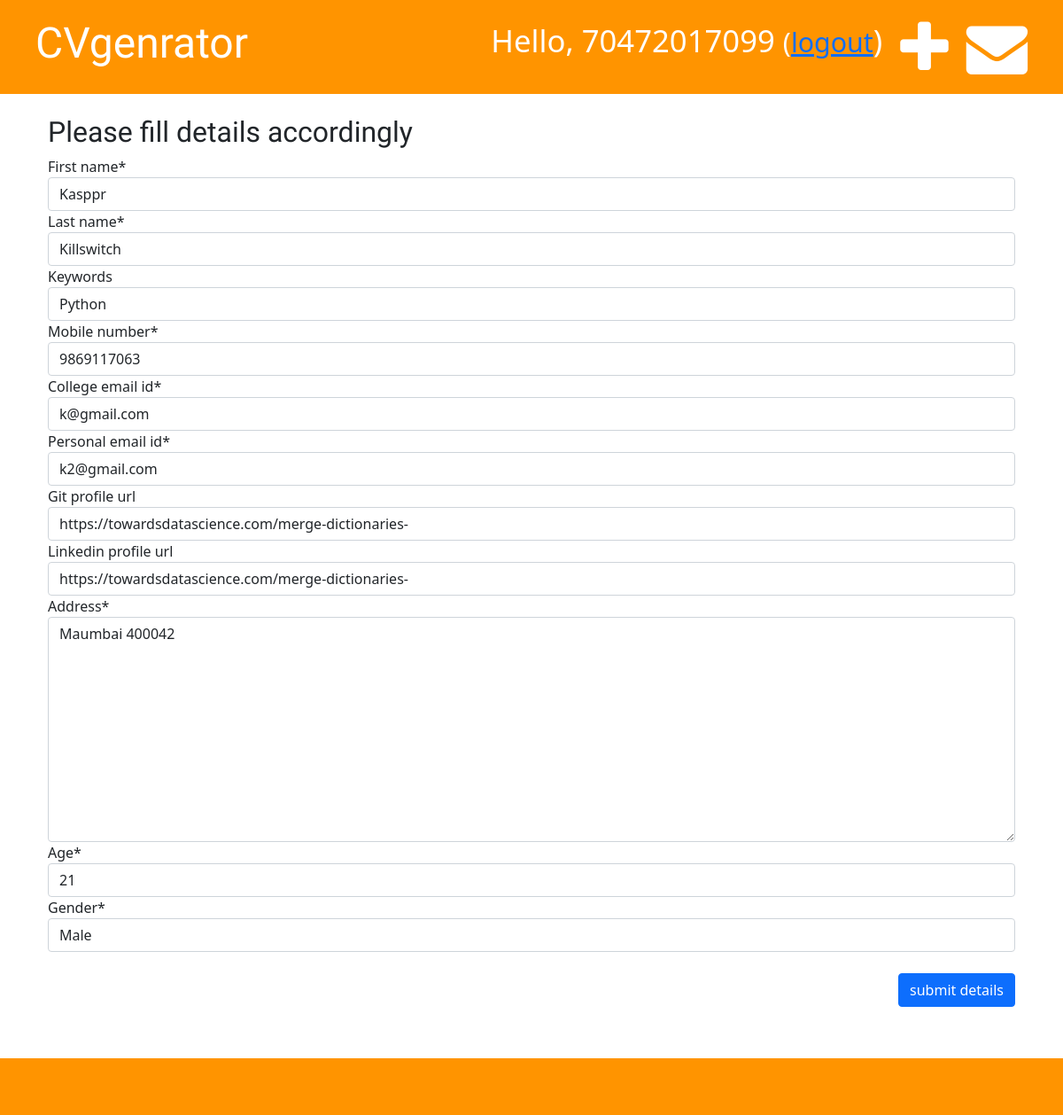
Screenshot of /cvg/cv/1/edit/ (signed in) with the database file from the repository.
### cvg/models.py (models this page shows, shortened)
class Cv(models.Model):
    created_by = models.ForeignKey(User, on_delete=models.CASCADE, null=True)
    edited_by = models.CharField(max_length=11, blank=True)
    modified_date = models.DateTimeField(blank=True, null=True)
    published_date = models.DateTimeField(blank=True, null=True)
    sap_id = models.IntegerField(unique=True)
    first_name = models.CharField(max_length=20)
    last_name = models.CharField(max_length=20)
    keywords = models.CharField(max_length=100, blank=True)
    mobile_number = models.IntegerField()
    college_email_id = models.CharField(max_length=30)
    personal_email_id = models.CharField(max_length=30)
    git_profile_url = models.URLField(max_length=50, blank=True)
    linkedin_profile_url = models.URLField(max_length=50, blank=True)
    address = models.TextField(max_length=100)
    age = models.IntegerField()
    gender = models.CharField(max_length=10, choices=genders, default='None')

### cvg/views.py (the view)
# urls.py: path('cv/<int:pk>/edit/', views.cv_edit, name='cv_edit'),
@login_required
def cv_edit(request, pk):
    cv = get_object_or_404(Cv, pk=pk)
    if request.method == 'POST':
        form = Cvform(request.POST, instance=cv)
        if form.is_valid():
            cv = form.save(commit=False)
            cv.edited_by = str(request.user)
            cv.modified_date = timezone.now()
            cv.edited_by = str(request.user)
            cv.save()
            return redirect('cvg:cv_detail', pk=cv.pk)
    else:
        form = Cvform(instance=cv)
    return render(request, 'cvg/form.html', {'form': form})

### cvg/forms.py
class Cvform(forms.ModelForm):
    class Meta:
        model = Cv
        exclude = ('published_date', 'created_by', 'edited_by', 'sap_id', 'modified_date')

### cvg/templates/cvg/form.html (shortened to what this page needs)
{% extends 'cvg/base.html' %} {% block title %} Adding details! {% endblock %}
{% load crispy_forms_tags %}
{% block content %}
<div class="container pads">
    <h2>Please fill details accordingly</h2>
    <form class="cv-form-blog" method="POST">
        {{ form|crispy }}
        <br>
        <button type="submit" class="btn btn-primary">submit details</button>
    </form>
</div>
    <br>
    <br>
    <br>
{% endblock %}

### cvg/templates/cvg/base.html (shortened to what this page needs)
{% load static %}
<!DOCTYPE html>
<html lang="en">
<head>
    <link href="https://cdn.jsdelivr.net/npm/bootstrap@5.0.2/dist/css/bootstrap.min.css" rel="stylesheet"
        type="text/css">
    <link href="https://cdn.jsdelivr.net/npm/bootstrap@5.0.2/dist/css/bootstrap.min.css" rel="stylesheet"
>
    <link rel="stylesheet" href="https://cdnjs.cloudflare.com/ajax/libs/font-awesome/4.7.0/css/font-awesome.min.css">
    <link href="{% static 'cvg/style.css' %}" rel="stylesheet" type="text/css">
</head>
<body>
    <div class="page-header">
        {% if user.is_authenticated %}
        <a href="{% url 'cvg:cv_draft_list' %}" class="top-menu"><i class="fa fa-envelope fa-2x"></i></a>
        <a href="{% url 'cvg:cv_new' %}" class="top-menu"><i class="fa fa-plus fa-2x"></i></a>
        <p class="top-menu">Hello, {{user.username}} <small>(<a href="{% url 'logout' %}">logout</a></small>)</p>
        {% else %}
        <a href="{% url 'login' %}" class="top-menu"><i class="fa fa-sign-in fa-2x" aria-hidden="true"></i></a>
        {% endif %}
        <h1><a href="{% url 'cvg:cv_list' %}">CVgenrator</a></h1>
    </div>
    <br>
    <div class="container">
    {% block content %}
    {% endblock %}
    </div>
    <br>
    <div class="page-header">
    <br>
    </div>
</body>
</html>

### cvg/static/cvg/style.css (style rules this page uses)
.page-header { background-color: #ff9400; margin-top:0; padding: 20px 20px 20px 40px; }
.page-header h1, .page-header h1 a { color:white; font-size:36pt; text-decoration:none; }
h1, h2, h3, h4, h5, h6 { font-family: 'Tangerine', 'Inconsolata', 'Droid Sans', serif; }
.cv-form-blog textarea { width: 100%; }
.cv-form-blog .btn-primary { float: right; }
.top-menu { color: #ffffff; float: right; font-size: 26pt; margin-right: 20px; }

### rows the page displays
Cv: first_name "Kasppr", last_name "Killswitch", keywords "Python", mobile_number "9869117063", college_email_id "k@gmail.com", personal_email_id "k2@gmail.com", git_profile_url "https://towardsdatascience.com/merge-dictionaries-", linkedin_profile_url "https://towardsdatascience.com/merge-dictionaries-", address "Maumbai 400042", age "21", gender "Male"

### other values shown
{{ user.username }} "70472017099"
